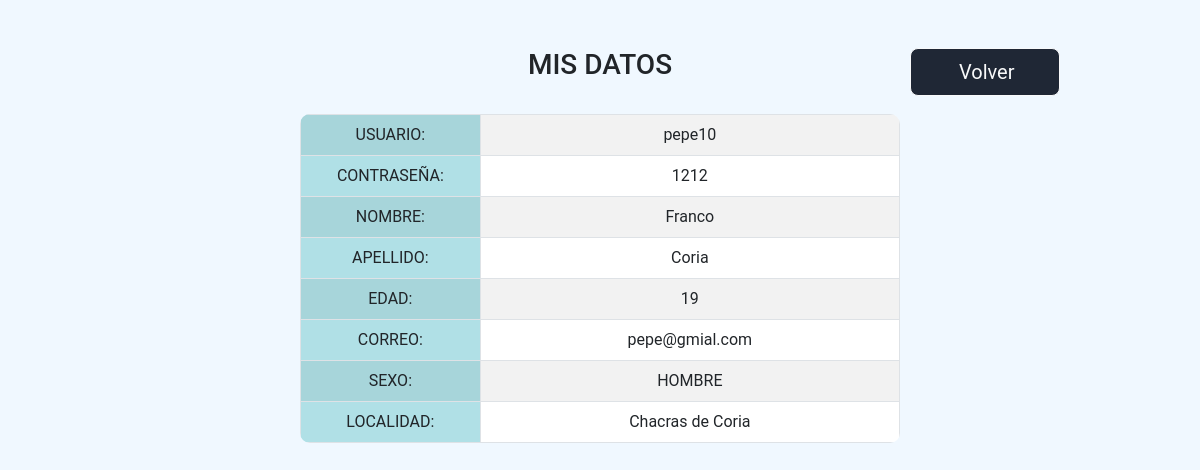
/views/misDatos.php (signed in), run on the app's committed database.
### tables this page shows
CREATE TABLE `cliente` (
  `id_cliente` int(11) NOT NULL,
  `nombre` varchar(50) NOT NULL,
  `apellido` varchar(50) NOT NULL,
  `edad` int(11) NOT NULL,
  `usuario` varchar(50) NOT NULL,
  `contraseña` varchar(50) NOT NULL,
  `correo` varchar(50) NOT NULL,
  `id_sexo` int(11) NOT NULL,
  `id_codPostal` int(11) NOT NULL,
  `estado_cliente` int(11) DEFAULT 3,
  `id_rol` int(11) NOT NULL
);

CREATE TABLE `sexo` (
  `id_sexo` int(11) NOT NULL,
  `tipo_sexo` varchar(50) NOT NULL
);

CREATE TABLE `localidad` (
  `id_codPostal` int(11) NOT NULL,
  `tipo_codPostal` varchar(50) NOT NULL
);

### views/misDatos.php (the view, shortened to what this page needs)
<?php
$conn = mysqli_connect("localhost", "root", "", "facultad");
?>
<!DOCTYPE html>
<html lang="en">
<head>
    <link rel="stylesheet" href="https://cdn.jsdelivr.net/npm/bootstrap@5.3.0-alpha1/dist/css/bootstrap.min.css">
</head>
<br><br>
<body style="background-color: aliceblue;
        font-family: roboto;
        margin: auto;
        text-align: center;">
    <a href="principal.php" class="btn btn-outline-light btn-lg px-5" style="background-color: #1f2735; right: 140px; width: 150px; position: fixed; background-color: #1f2735;">Volver</a>
    <h3 style="text-align: center;">MIS DATOS</h3>
    <br>
    <?php
    $querypa = "select * from cliente where usuario = " . $_SESSION["username"];
    $resultado = mysqli_query($conn, $querypa);
    while ($a = mysqli_fetch_array($resultado)) {
    ?>
        <?php $id_cliente = $a["id_cliente"]; ?>
    <?php
    }
    $sql = "SELECT cliente.usuario, cliente.contraseña , cliente.nombre,  cliente.apellido, cliente.edad, cliente.correo, sexo.tipo_sexo, localidad.tipo_codPostal FROM cliente INNER JOIN sexo ON cliente.id_sexo = sexo.id_sexo INNER JOIN localidad ON cliente.id_codPostal = localidad.id_codPostal WHERE cliente.id_cliente = $id_cliente";
    $result = mysqli_query($conn, $sql);
    ?>
    <table id="misDatos" class="table table-bordered table-striped text-center nt-4" style="border-radius: 10px; overflow: hidden; table-layout: fixed; margin: 0 auto; max-width: 600px;">
    <tbody>
        <?php
        while ($mostrar = mysqli_fetch_array($result)) {
            ?>
            <tr>
                <td style="background-color:powderblue; width: 30%;">USUARIO:</td>
                <td style="width: 70%;"><?php echo $mostrar['usuario'] ?></td>
            </tr>
            <tr>
                <td style="background-color:powderblue; width: 30%;">CONTRASEÑA:</td>
                <td style="width: 70%;"><?php echo $mostrar['contraseña'] ?></td>
            </tr>
            <tr>
                <td style="background-color:powderblue; width: 30%;">NOMBRE:</td>
                <td style="width: 70%;"><?php echo $mostrar['nombre'] ?></td>
            </tr>
            <tr>
                <td style="background-color:powderblue; width: 30%;">APELLIDO:</td>
                <td style="width: 70%;"><?php echo $mostrar['apellido'] ?></td>
            </tr>
            <tr>
                <td style="background-color:powderblue; width: 30%;">EDAD:</td>
                <td style="width: 70%;"><?php echo $mostrar['edad'] ?></td>
            </tr>
            <tr>
                <td style="background-color:powderblue; width: 30%;">CORREO:</td>
                <td style="width: 70%;"><?php echo $mostrar['correo'] ?></td>
            </tr>
            <tr>
                <td style="background-color:powderblue; width: 30%;">SEXO:</td>
                <td style="width: 70%;"><?php echo $mostrar['tipo_sexo'] ?></td>
            </tr>
            <tr>
                <td style="background-color:powderblue; width: 30%;">LOCALIDAD:</td>
                <td style="width: 70%;"><?php echo $mostrar['tipo_codPostal'] ?></td>
            </tr>
        <?php
        }
        ?>
    </tbody>
</table>
</body>
</html>

### data on the page
cliente: usuario "pepe10", contraseña "1212", nombre "Franco", apellido "Coria", edad "19", correo "pepe@gmial.com", id_sexo.tipo_sexo "HOMBRE", id_codPostal.tipo_codPostal "Chacras de Coria"
